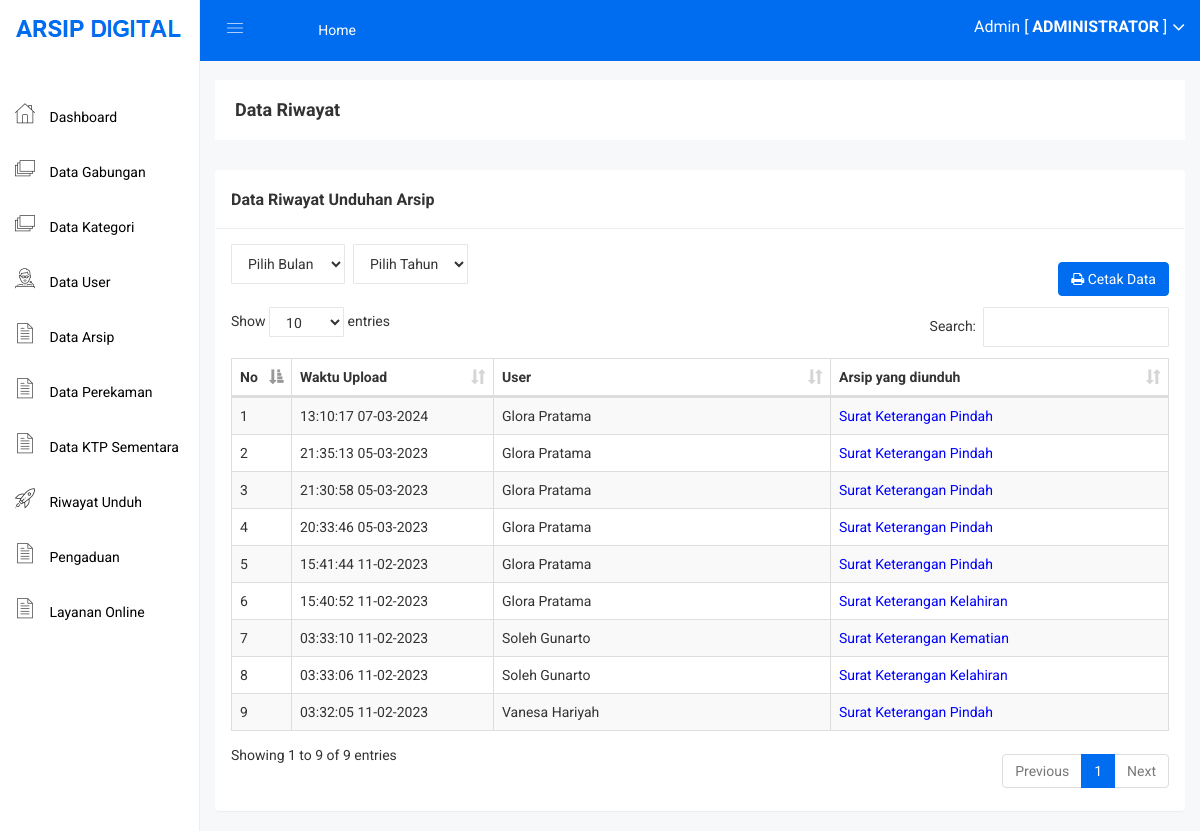
Screenshot of /admin/riwayat.php (signed in) with the database file from the repository.
### tables this page shows
CREATE TABLE IF NOT EXISTS `riwayat` (
  `riwayat_id` int NOT NULL AUTO_INCREMENT,
  `riwayat_waktu` datetime NOT NULL,
  `riwayat_user` int NOT NULL,
  `riwayat_arsip` int NOT NULL,
  PRIMARY KEY (`riwayat_id`),
  KEY `riwayat_user` (`riwayat_user`,`riwayat_arsip`)
);

CREATE TABLE IF NOT EXISTS `user` (
  `user_id` int NOT NULL AUTO_INCREMENT,
  `user_nama` varchar(100) NOT NULL,
  `user_username` varchar(100) NOT NULL,
  `user_password` varchar(100) NOT NULL,
  `user_foto` varchar(100) DEFAULT NULL,
  PRIMARY KEY (`user_id`)
);

CREATE TABLE IF NOT EXISTS `arsip` (
  `arsip_id` int NOT NULL AUTO_INCREMENT,
  `arsip_waktu_upload` datetime NOT NULL,
  `arsip_petugas` int NOT NULL,
  `arsip_kode` varchar(255) NOT NULL,
  `arsip_nama` varchar(255) NOT NULL,
  `arsip_jenis` varchar(255) NOT NULL,
  `arsip_kategori` int NOT NULL,
  `arsip_keterangan` text NOT NULL,
  `arsip_file` varchar(255) NOT NULL,
  PRIMARY KEY (`arsip_id`)
);

### admin/riwayat.php (the view, shortened to what this page needs)
<?php include 'header.php'; ?>
<br>
<br>
<div class="breadcome-area">
    <div class="container-fluid">
        <div class="row">
            <div class="col-lg-12 col-md-12 col-sm-12 col-xs-12">
                <div class="breadcome-list">
                    <div class="row">
                        <div class="col-lg-6 col-md-6 col-sm-6 col-xs-12">
                            <div class="breadcome-heading">
                                <h4 style="margin-bottom: 0px">Data Riwayat</h4>
                            </div>
                        </div>
                    </div>
                </div>
            </div>
        </div>
    </div>
</div>
<div class="container-fluid">
    <div class="panel panel">
        <div class="panel-heading">
            <h3 class="panel-title">Data Riwayat Unduhan Arsip</h3>
        </div>
        <div class="panel-body">
            <div class="d-flex align-items-center justify-content-between mb-2">
                <div class="d-flex">
                    <div class="form-group">
                        <?= renderMonthSelect('bulan'); ?>
                    </div>
                    <div class="form-group mx-2">
                        <?= renderYearSelect('tahun', 2020, 2025);
                        ?>
                    </div>
                </div>
                <div>
                    <a href="riwayat_cetak.php?<?= getUrlParams() ?>" class="btn btn-primary"><i class="fa fa-print"></i> Cetak Data</a>
                </div>
            </div>
            <table id="table" class="table table-bordered table-striped table-hover table-datatable">
                <thead>
                    <tr>
                        <th width="1%">No</th>
                        <th width="18%">Waktu Upload</th>
                        <th width="30%">User</th>
                        <th width="30%">Arsip yang diunduh</th>
                    </tr>
                </thead>
                <tbody>
                    <?php
                    include '../koneksi.php';
                    $no = 1;
                    $sql = "SELECT * FROM riwayat INNER JOIN arsip ON riwayat.riwayat_arsip = arsip.arsip_id INNER JOIN user ON riwayat.riwayat_user = user.user_id";
                    $sql .= " ORDER BY riwayat_id DESC";
                    $arsip = mysqli_query($koneksi, $sql);
                    while ($p = mysqli_fetch_array($arsip)) {
                    ?>
                        <tr>
                            <td><?php echo $no++; ?></td>
                            <td><?php echo date('H:i:s  d-m-Y', strtotime($p['riwayat_waktu'])) ?></td>
                            <td><?php echo $p['user_nama'] ?></td>
                            <td><a style="color: blue" href="arsip_preview.php?id=<?php echo $p['arsip_id']; ?>"><?php echo $p['arsip_nama'] ?></a></td>
                        </tr>
                    <?php
                    }
                    ?>
                </tbody>
            </table>
        </div>
    </div>
</div>
<?php include 'footer.php'; ?>

### assets/css/main.css (style rules this page uses)
html { color: #222; font-size: 1em; line-height: 1.4; }

### assets/css/style.css (style rules this page uses)
.btn-primary { background: #006df0; color: white !important; border: 1px solid #006df0; }
.panel-heading { padding: 20px 15px; border-bottom: 1px solid #ececec; }
td { vertical-align: middle !important; }
.mr-2, .mx-2 { margin-right: 0.5rem !important; }
.mb-2, .my-2 { margin-bottom: 0.5rem !important; }
.ml-2, .mx-2 { margin-left: 0.5rem !important; }
.d-flex { display: flex !important; }
.justify-content-between { justify-content: space-between !important; }
.align-items-center { align-items: center !important; }

### assets/js/DataTables/datatables.css (style rules this page uses)
table.dataTable { clear: both; margin-top: 6px !important; margin-bottom: 6px !important; max-width: none !important; border-collapse: separate !important; }
table.dataTable td, table.dataTable th { -webkit-box-sizing: content-box; box-sizing: content-box; }
table.dataTable thead > tr > th.sorting_asc, table.dataTable thead > tr > th.sorting_desc, table.dataTable thead > tr > th.sorting, table.dataTable thead > tr > td.sorting_asc, table.dataTable thead > tr > td.sorting_desc, table.dataTable thead > tr > td.sorting { padding-right: 30px; }
table.dataTable thead .sorting, table.dataTable thead .sorting_asc, table.dataTable thead .sorting_desc, table.dataTable thead .sorting_asc_disabled, table.dataTable thead .sorting_desc_disabled { cursor: pointer; position: relative; }
table.dataTable thead .sorting:after, table.dataTable thead .sorting_asc:after, table.dataTable thead .sorting_desc:after, table.dataTable thead .sorting_asc_disabled:after, table.dataTable thead .sorting_desc_disabled:after { position: absolute; bottom: 8px; right: 8px; display: block; font-family: 'Glyphicons Halflings'; opacity: 0.5; }
table.dataTable thead .sorting:after { opacity: 0.2; content: "\e150"; }
table.dataTable thead .sorting_asc:after { content: "\e155"; }
table.table-bordered.dataTable th, table.table-bordered.dataTable td { border-left-width: 0; }
table.table-bordered.dataTable th:last-child, table.table-bordered.dataTable th:last-child, table.table-bordered.dataTable td:last-child, table.table-bordered.dataTable td:last-child { border-right-width: 0; }
table.table-bordered.dataTable tbody th, table.table-bordered.dataTable tbody td { border-bottom-width: 0; }

### rows the page displays
riwayat: riwayat_waktu "13:10:17 07-03-2024", user.user_nama "Glora Pratama", arsip.arsip_nama "Surat Keterangan Pindah"
riwayat: riwayat_waktu "21:35:13 05-03-2023", user.user_nama "Glora Pratama", arsip.arsip_nama "Surat Keterangan Pindah"
riwayat: riwayat_waktu "21:30:58 05-03-2023", user.user_nama "Glora Pratama", arsip.arsip_nama "Surat Keterangan Pindah"
riwayat: riwayat_waktu "20:33:46 05-03-2023", user.user_nama "Glora Pratama", arsip.arsip_nama "Surat Keterangan Pindah"
riwayat: riwayat_waktu "15:41:44 11-02-2023", user.user_nama "Glora Pratama", arsip.arsip_nama "Surat Keterangan Pindah"
riwayat: riwayat_waktu "15:40:52 11-02-2023", user.user_nama "Glora Pratama", arsip.arsip_nama "Surat Keterangan Kelahiran"
riwayat: riwayat_waktu "03:33:10 11-02-2023", user.user_nama "Soleh Gunarto", arsip.arsip_nama "Surat Keterangan Kematian"
riwayat: riwayat_waktu "03:33:06 11-02-2023", user.user_nama "Soleh Gunarto", arsip.arsip_nama "Surat Keterangan Kelahiran"
riwayat: riwayat_waktu "03:32:05 11-02-2023", user.user_nama "Vanesa Hariyah", arsip.arsip_nama "Surat Keterangan Pindah"

### other values shown
$_SESSION['nama'] "Admin"
